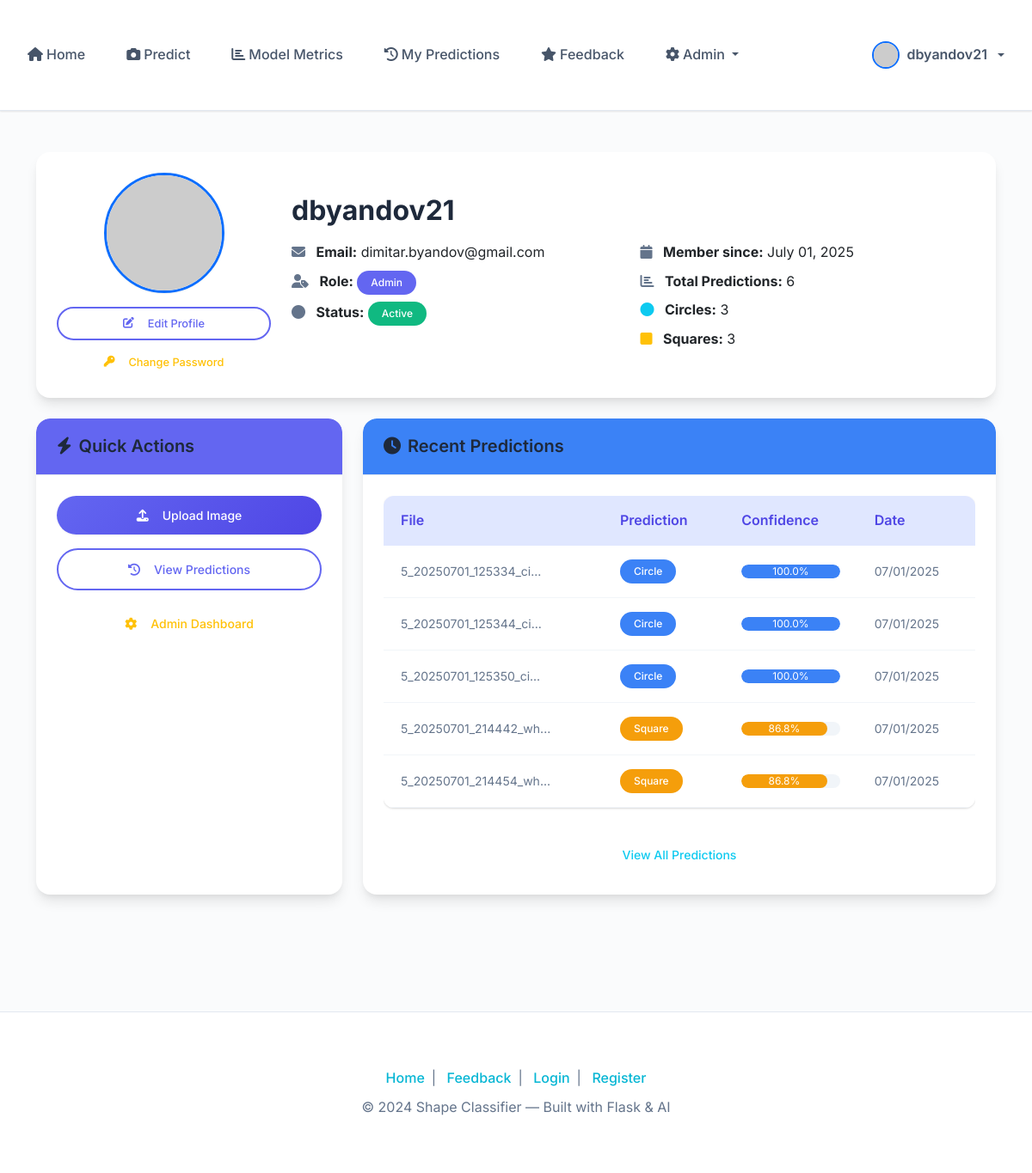
Screenshot of /profile (signed in) with the database file from the repository.
### app/models/user.py (models this page shows, shortened)
class User(UserMixin, db.Model):
    id = db.Column(db.Integer, primary_key=True)
    username = db.Column(db.String(80), unique=True, nullable=False)
    email = db.Column(db.String(120), unique=True, nullable=False)
    password_hash = db.Column(db.String(128))
    profile_picture = db.Column(db.String(255), nullable=True)  # Store filename of profile picture
    role = db.Column(db.String(20), default='user')  # 'user' or 'admin'
    active = db.Column(db.Boolean, default=True)  # For deactivation
    created_at = db.Column(db.DateTime, default=datetime.utcnow)
    predictions = db.relationship('Prediction', backref='user', lazy=True)
    def is_admin(self):
        return self.role == 'admin'
    def get_prediction_count(self):
        return len(self.predictions)
    def get_circle_predictions(self):
        return len([p for p in self.predictions if p.prediction == 'Circle'])
    def get_square_predictions(self):
        return len([p for p in self.predictions if p.prediction == 'Square'])
    def get_profile_picture_url(self):
        if self.profile_picture:
            return f'/static/uploads/{self.profile_picture}'
        return f'https://ui-avatars.com/api/?name={self.username}&background=random&color=fff&size=200'

### app/models/prediction.py (models this page shows, shortened)
class Prediction(db.Model):
    id = db.Column(db.Integer, primary_key=True)
    user_id = db.Column(db.Integer, db.ForeignKey('user.id'), nullable=False)
    filename = db.Column(db.String(255), nullable=False)
    prediction = db.Column(db.String(20), nullable=False)  # 'Circle' or 'Square'
    confidence = db.Column(db.Float, nullable=True)
    created_at = db.Column(db.DateTime, default=datetime.utcnow)

### app/routes/main.py (the view)
@main.route('/profile')
@login_required
def profile():
    return render_template('main/profile.html')

### app/templates/main/profile.html (shortened to what this page needs)
{% extends 'base.html' %}
{% block content %}
<div class="container py-5">
    <div class="row">
        <div class="col-12 mb-4">
            <div class="card shadow-lg border-0 rounded-4">
                <div class="card-body p-4">
                    <div class="row align-items-center">
                        <div class="col-md-3 text-center">
                            <img src="{{ current_user.get_profile_picture_url() }}"
                                 alt="Profile Picture"
                                 class="rounded-circle border border-3 border-primary shadow-sm mb-3"
                                 style="width: 140px; height: 140px; object-fit: cover;">
                            <div class="d-grid gap-2">
                                <a href="{{ url_for('main.profile_settings') }}" class="btn btn-outline-primary btn-sm rounded-pill">
                                    <i class="fas fa-edit me-2"></i>Edit Profile
                                </a>
                                <a href="{{ url_for('main.change_password') }}" class="btn btn-outline-warning btn-sm rounded-pill">
                                    <i class="fas fa-key me-2"></i>Change Password
                                </a>
                            </div>
                        </div>
                        <div class="col-md-9">
                            <h2 class="mb-3 fw-bold">{{ current_user.username }}</h2>
                            <div class="row g-3">
                                <div class="col-md-6">
                                    <p class="mb-2">
                                        <i class="fas fa-envelope me-2 text-muted"></i>
                                        <strong>Email:</strong> {{ current_user.email }}
                                    </p>
                                    <p class="mb-2">
                                        <i class="fas fa-user-tag me-2 text-muted"></i>
                                        <strong>Role:</strong>
                                        <span class="badge bg-{% if current_user.is_admin() %}primary{% else %}secondary{% endif %} rounded-pill px-3 py-2">
                                            {{ current_user.role.title() }}
                                        </span>
                                    </p>
                                    <p class="mb-2">
                                        <i class="fas fa-circle me-2 text-muted"></i>
                                        <strong>Status:</strong>
                                        <span class="badge bg-{% if current_user.active %}success{% else %}danger{% endif %} rounded-pill px-3 py-2">
                                            {{ 'Active' if current_user.active else 'Inactive' }}
                                        </span>
                                    </p>
                                </div>
                                <div class="col-md-6">
                                    <p class="mb-2">
                                        <i class="fas fa-calendar me-2 text-muted"></i>
                                        <strong>Member since:</strong> {{ current_user.created_at.strftime('%B %d, %Y') }}
                                    </p>
                                    <p class="mb-2">
                                        <i class="fas fa-chart-bar me-2 text-muted"></i>
                                        <strong>Total Predictions:</strong> {{ current_user.get_prediction_count() }}
                                    </p>
                                    <p class="mb-2">
                                        <i class="fas fa-circle me-2 text-info"></i>
                                        <strong>Circles:</strong> {{ current_user.get_circle_predictions() }}
                                    </p>
                                    <p class="mb-2">
                                        <i class="fas fa-square me-2 text-warning"></i>
                                        <strong>Squares:</strong> {{ current_user.get_square_predictions() }}
                                    </p>
                                </div>
                            </div>
                        </div>
                    </div>
                </div>
            </div>
        </div>
        <div class="col-md-4 mb-4">
            <div class="card shadow-lg border-0 rounded-4 h-100">
                <div class="card-header bg-primary text-white rounded-top-4">
                    <h5 class="mb-0 fw-semibold">
                        <i class="fas fa-bolt me-2"></i>Quick Actions
                    </h5>
                </div>
                <div class="card-body">
                    <div class="d-grid gap-3">
                        <a href="{{ url_for('main.predict') }}" class="btn btn-primary rounded-pill">
                            <i class="fas fa-upload me-2"></i>Upload Image
                        </a>
                        <a href="{{ url_for('main.my_predictions') }}" class="btn btn-outline-primary rounded-pill">
                            <i class="fas fa-history me-2"></i>View Predictions
                        </a>
                        {% if current_user.is_admin() %}
                        <a href="{{ url_for('admin.dashboard') }}" class="btn btn-outline-warning rounded-pill">
                            <i class="fas fa-cog me-2"></i>Admin Dashboard
                        </a>
                        {% endif %}
                    </div>
                </div>
            </div>
        </div>
        <div class="col-md-8 mb-4">
            <div class="card shadow-lg border-0 rounded-4 h-100">
                <div class="card-header bg-info text-white rounded-top-4">
                    <h5 class="mb-0 fw-semibold">
                        <i class="fas fa-clock me-2"></i>Recent Predictions
                    </h5>
                </div>
                <div class="card-body">
                    {% if current_user.predictions %}
                        <div class="table-responsive">
                            <table class="table table-hover align-middle">
                                <thead>
                                    <tr>
                                        <th>File</th>
                                        <th>Prediction</th>
                                        <th>Confidence</th>
                                        <th>Date</th>
                                    </tr>
                                </thead>
                                <tbody>
                                    {% for prediction in current_user.predictions[:5] %}
                                    <tr>
                                        <td>
                                            <small class="text-muted">{{ prediction.filename[:20] }}{% if prediction.filename|length > 20 %}...{% endif %}</small>
                                        </td>
                                        <td>
                                            <span class="badge bg-{% if prediction.prediction == 'Circle' %}info{% else %}warning{% endif %} rounded-pill px-3 py-2">
                                                {{ prediction.prediction }}
                                            </span>
                                        </td>
                                        <td>
                                            <div class="progress rounded-pill" style="height: 16px;">
                                                <div class="progress-bar bg-{% if prediction.prediction == 'Circle' %}info{% else %}warning{% endif %} rounded-pill"
                                                     style="width: {{ prediction.confidence * 100 }}%">
                                                    {{ "%.1f"|format(prediction.confidence * 100) }}%
                                                </div>
                                            </div>
                                        </td>
                                        <td>
                                            <small class="text-muted">{{ prediction.created_at.strftime('%m/%d/%Y') }}</small>
                                        </td>
                                    </tr>
                                    {% endfor %}
                                </tbody>
                            </table>
                        </div>
                        <div class="text-center mt-3">
                            <a href="{{ url_for('main.my_predictions') }}" class="btn btn-outline-info rounded-pill">
                                View All Predictions
                            </a>
                        </div>
                    {% endif %}
                </div>
            </div>
        </div>
    </div>
</div>
{% endblock %}

### app/templates/components/navbar.html (shortened to what this page needs)
<nav class="navbar navbar-expand-lg bg-white shadow-sm py-2 sticky-top">
  <div class="container-fluid">
    <div class="collapse navbar-collapse" id="navbarNavDropdown">
      <ul class="navbar-nav me-auto mb-2 mb-lg-0 align-items-lg-center gap-lg-2">
        <li class="nav-item">
          <a class="nav-link{% if request.endpoint == 'main.index' %} active{% endif %}" href="{{ url_for('main.index') }}">
            <i class="fas fa-home me-1"></i>Home
          </a>
        </li>
        {% if current_user.is_authenticated %}
        <li class="nav-item">
          <a class="nav-link" href="{{ url_for('main.predict') }}">
            <i class="fas fa-camera me-1"></i>Predict
          </a>
        </li>
        <li class="nav-item">
          <a class="nav-link" href="{{ url_for('main.model_evaluation') }}">
            <i class="fas fa-chart-bar me-1"></i>Model Metrics
          </a>
        </li>
        <li class="nav-item">
          <a class="nav-link{% if request.endpoint == 'main.my_predictions' %} active{% endif %}" href="{{ url_for('main.my_predictions') }}">
            <i class="fas fa-history me-1"></i>My Predictions
          </a>
        </li>
        <li class="nav-item">
          <a class="nav-link{% if request.endpoint == 'main.feedback' %} active{% endif %}" href="{{ url_for('main.feedback') }}">
            <i class="fas fa-star me-1"></i>Feedback
          </a>
        </li>
        {% if current_user.is_admin() %}
        <li class="nav-item dropdown">
          <a class="nav-link dropdown-toggle" href="#" id="adminDropdown" role="button" data-bs-toggle="dropdown" aria-expanded="false">
            <i class="fas fa-cog me-1"></i>Admin
          </a>
        </li>
        {% endif %}
        {% endif %}
      </ul>
      <ul class="navbar-nav mb-2 mb-lg-0 align-items-lg-center gap-lg-2">
        {% if current_user.is_authenticated %}
        <li class="nav-item dropdown">
          <a class="nav-link dropdown-toggle d-flex align-items-center gap-2" href="#" id="userDropdown" role="button" data-bs-toggle="dropdown" aria-expanded="false">
            <img src="{{ current_user.get_profile_picture_url() }}"
                 alt="Profile"
                 class="rounded-circle border border-2 border-primary shadow-sm" style="width: 32px; height: 32px; object-fit: cover;">
            <span class="fw-semibold">{{ current_user.username }}</span>
          </a>
        </li>
        {% endif %}
      </ul>
    </div>
  </div>
</nav>

### rows the page displays
User: username "dbyandov21", email "dimitar.byandov@gmail.com", role "Admin", active "Active", created_at "July 01, 2025"
Prediction: get_circle_predictions "3", get_square_predictions "3", filename "5_20250701_125334_ci", prediction "Circle", prediction.confidence*100 "100.0", created_at "07/01/2025"
Prediction: filename "5_20250701_125344_ci", prediction "Circle", prediction.confidence*100 "100.0", created_at "07/01/2025"
Prediction: filename "5_20250701_125350_ci", prediction "Circle", prediction.confidence*100 "100.0", created_at "07/01/2025"
Prediction: filename "5_20250701_214442_wh", prediction "Square", prediction.confidence*100 "86.8", created_at "07/01/2025"
Prediction: filename "5_20250701_214454_wh", prediction "Square", prediction.confidence*100 "86.8", created_at "07/01/2025"

### other values shown
{{ current_user.get_prediction_count() }} "6"
{{ 2024 }} "2024"
